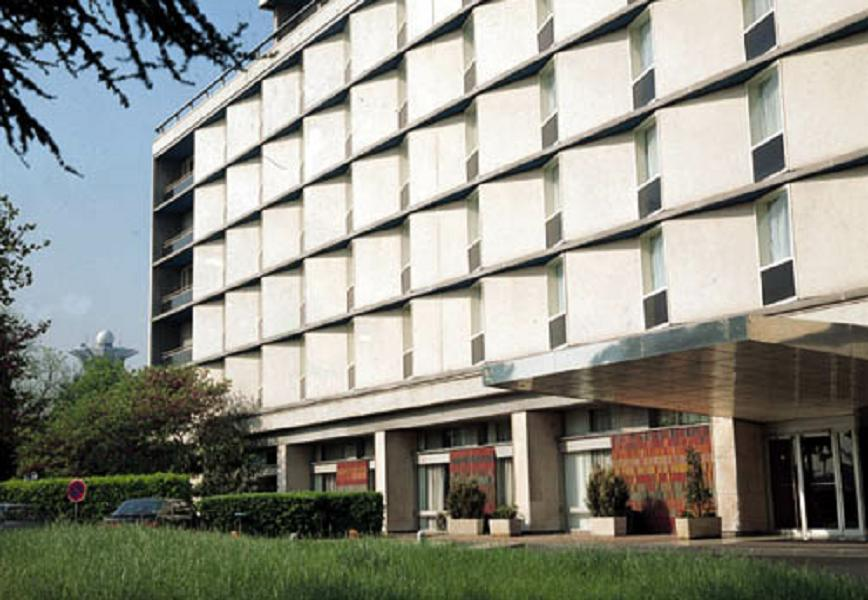
#> input picture AI vision/Codes OpenCV/building.jpg, 868 x 600 px
$ python 1.sharpening.py
#> lines starting #> are read from the running program, lines starting #| are printed output that depends on the picture
import numpy as np
import matplotlib.pyplot as plt
import cv2

image = cv2.imread('building.jpg')
#> image is the input picture: shape (600, 868, 3); mean B, G, R 133.7, 143.6, 142.9
image = cv2.cvtColor(image, cv2.COLOR_BGR2RGB)

plt.figure(figsize=(20, 20))
plt.subplot(1, 2, 1)
plt.title("Original")
plt.imshow(image)


# Create our shapening kernel, we don't normalize since the
# the values in the matrix sum to 1
kernel_sharpening = np.array([[-1,-1,-1],
                              [-1,9,-1],
                              [-1,-1,-1]])

# applying different kernels to the input image
sharpened = cv2.filter2D(image, -1, kernel_sharpening)
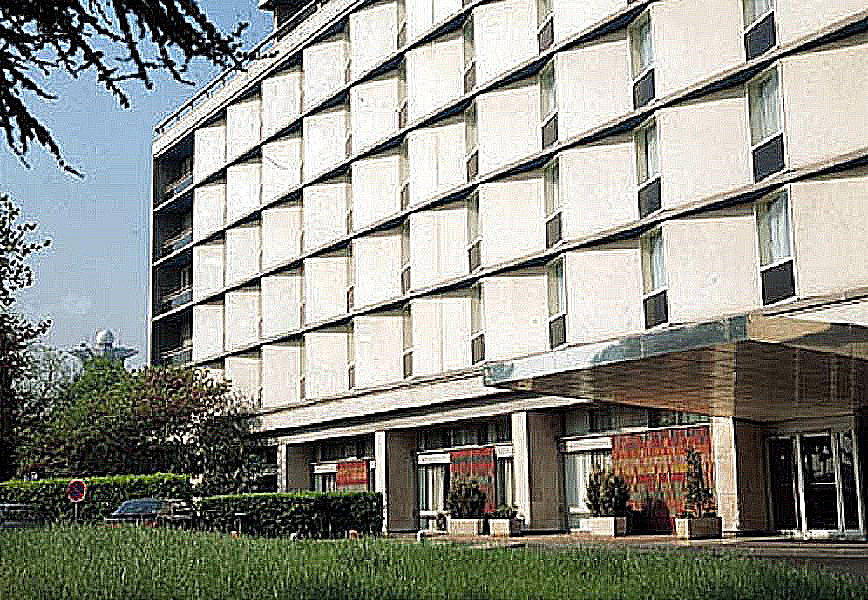
#> sharpened: shape (600, 868, 3); mean R, G, B 143.1, 143.9, 135.1


plt.subplot(1, 2, 2)
plt.title("Image Sharpening")
plt.imshow(sharpened)

plt.show()
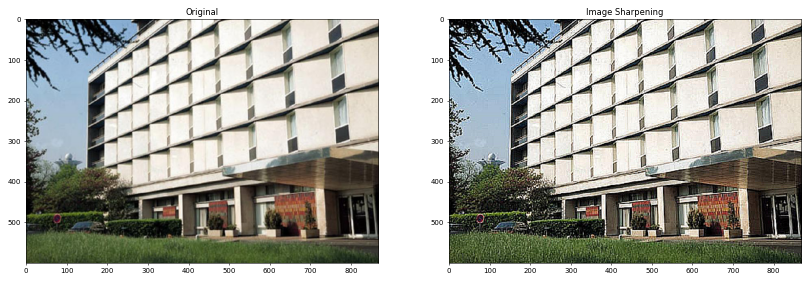
#> figure drawn by matplotlib, 2 panels

$ run again, with AI vision/Codes OpenCV/fruits.jpg copied over AI vision/Codes OpenCV/building.jpg
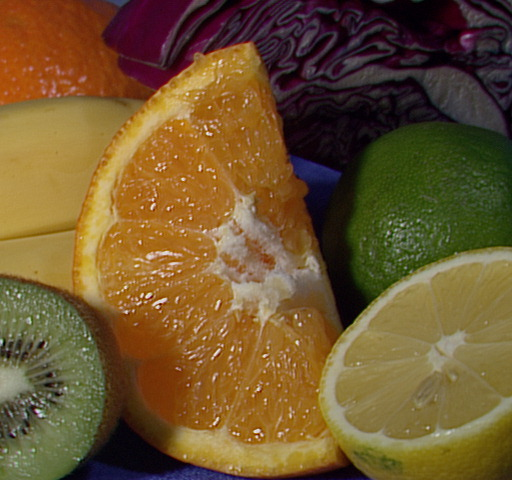
#> input picture AI vision/Codes OpenCV/fruits.jpg, 512 x 480 px
#> image is the input picture: shape (480, 512, 3); mean B, G, R 46.2, 85.6, 110.8
#> `sharpened = cv2.filter2D(image, -1, kernel_sharpening)`:
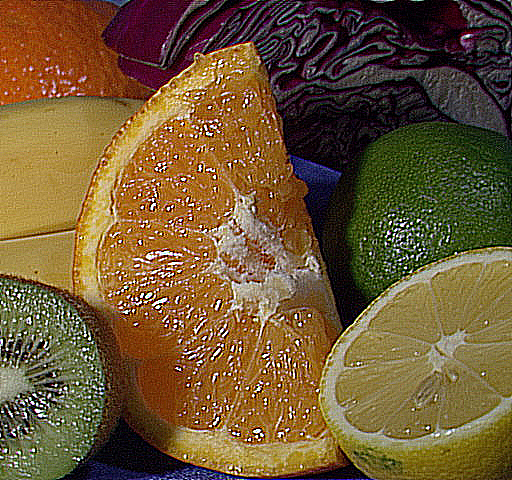
#> sharpened: shape (480, 512, 3); mean R, G, B 110.6, 86.6, 51.9
#> `plt.show()`:
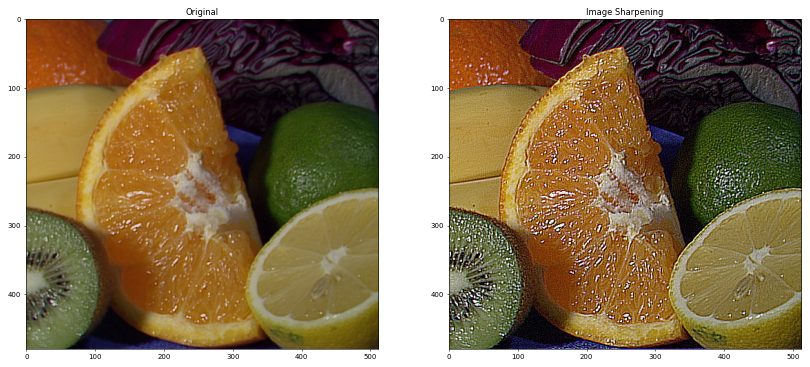
#> figure drawn by matplotlib, 2 panels
